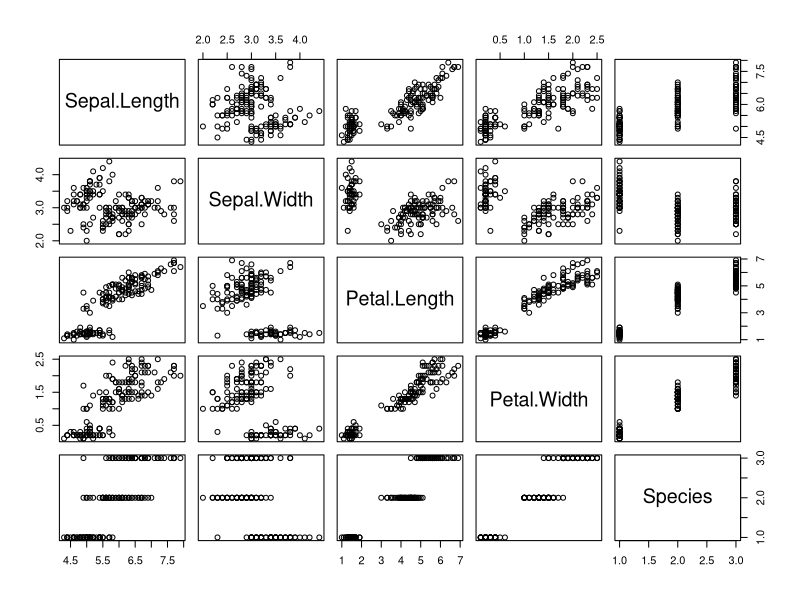
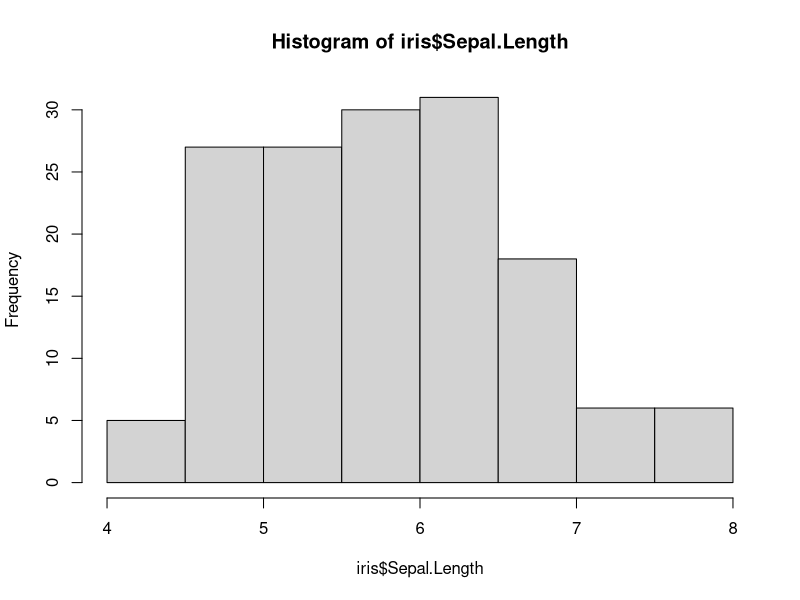
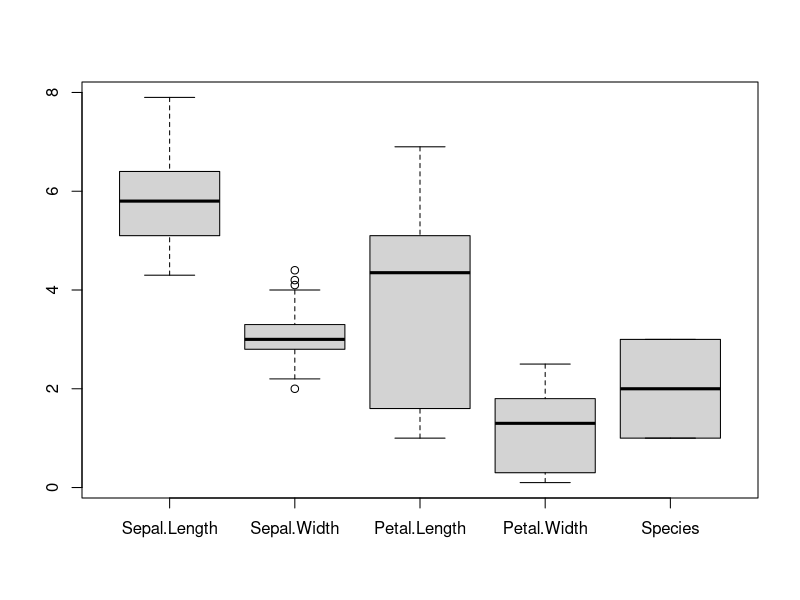
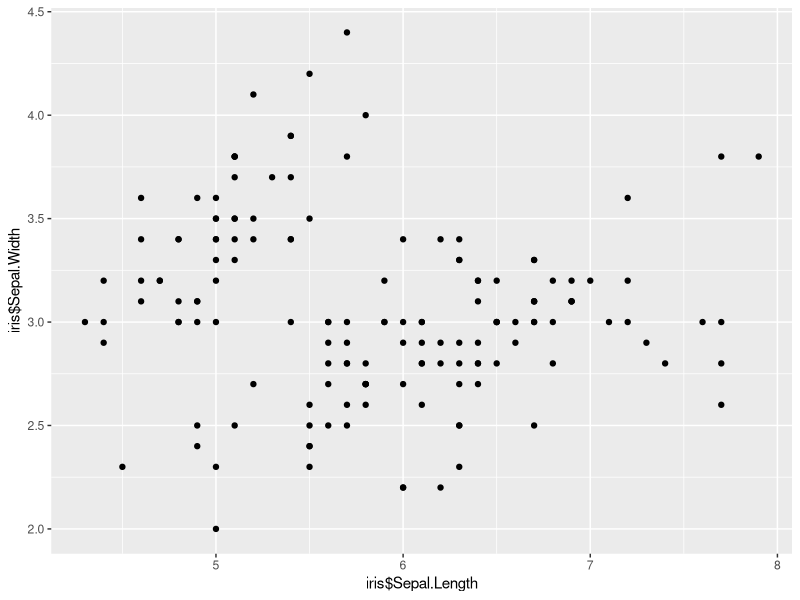
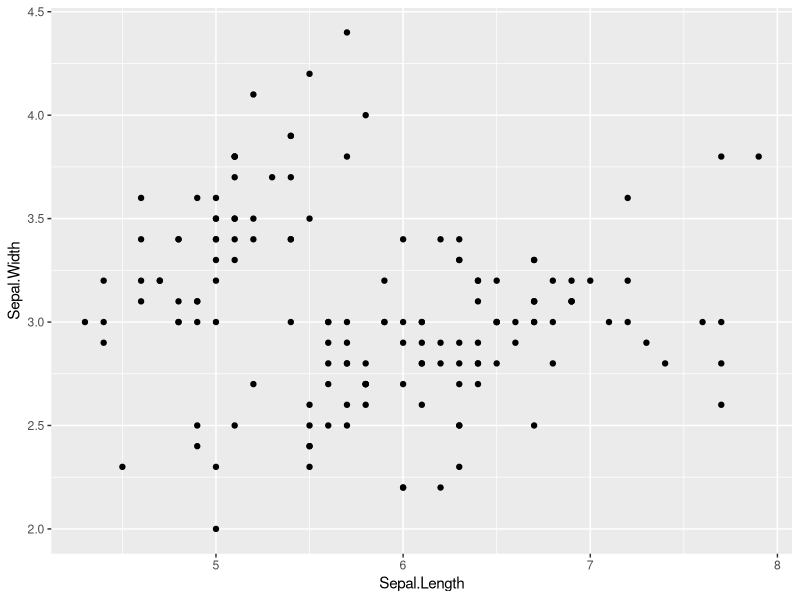
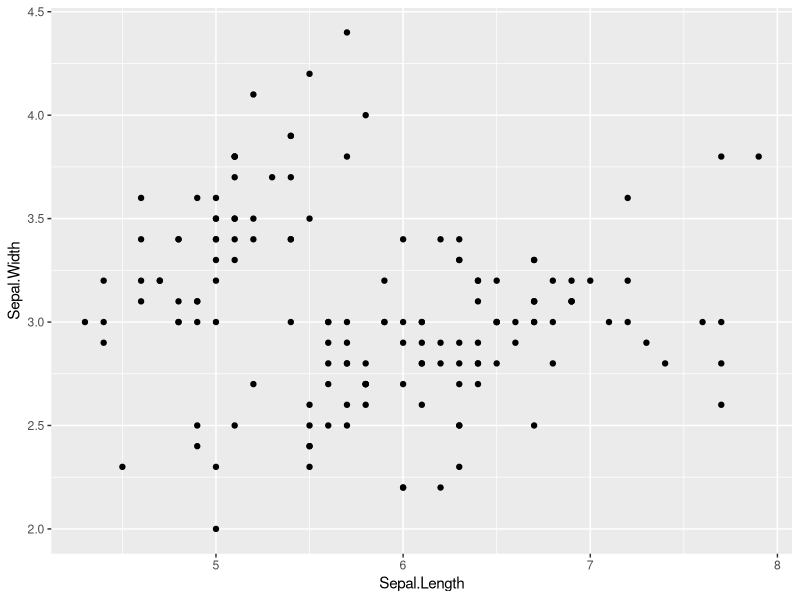
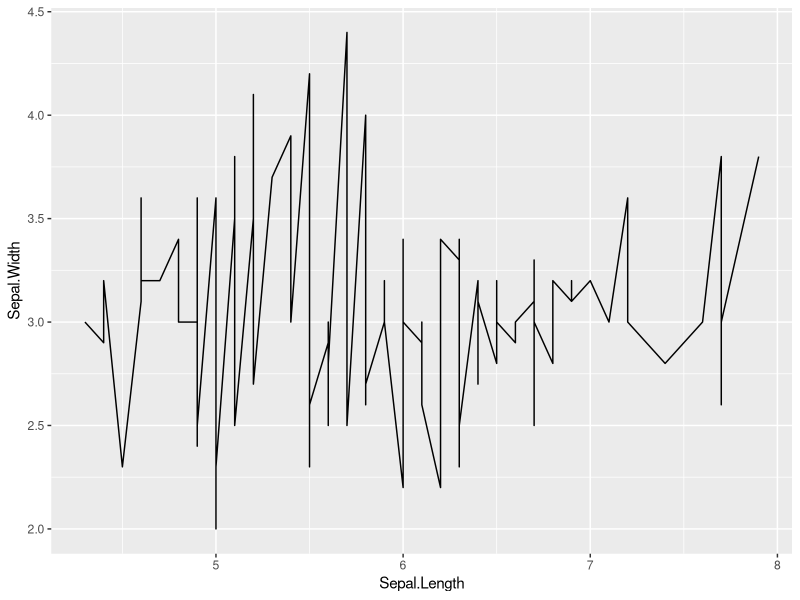
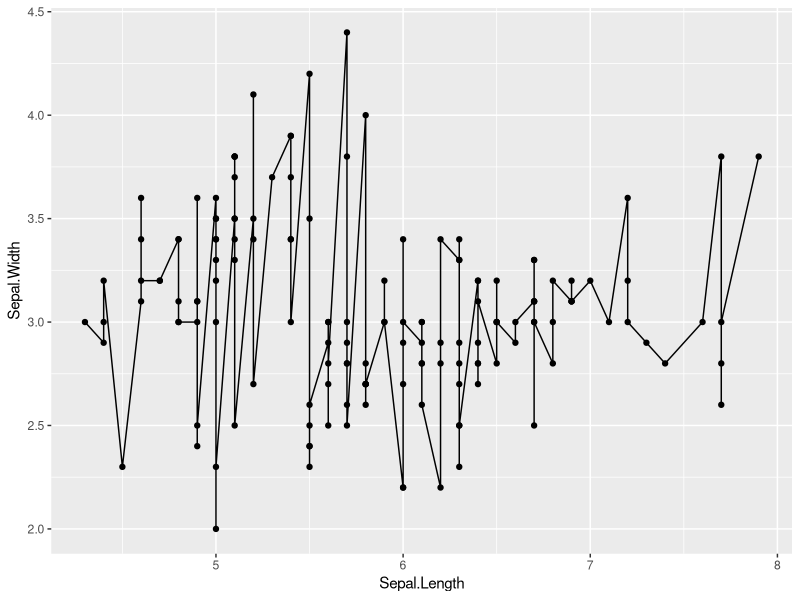

Here is the R script that generated these plots, in order:
## ---- chunk 1
library("knitr")
opts_chunk$set(tidy=TRUE, tidy.opts=list(blank=FALSE, width.cutoff=80))
## ---- chunk 2
# Load the Iris data
data(iris)
plot(iris)
## ---- chunk 3
hist(iris$Sepal.Length)
## ---- chunk 4
boxplot(iris)
## ---- chunk 5
# Load library
library(ggplot2)
# Using the variables directly
qplot(iris$Sepal.Length,iris$Sepal.Width)
## ---- chunk 6
# Can also use a dataframe
qplot(Sepal.Length, Sepal.Width, data=iris)
## ---- chunk 7
# Points
qplot(Sepal.Length, Sepal.Width, data=iris, geom="point")
## ---- chunk 8
# line
qplot(Sepal.Length, Sepal.Width, data=iris, geom="line")
## ---- chunk 9
# Points and line
qplot(Sepal.Length, Sepal.Width, data=iris, geom=c("line","point"))
## ---- chunk 10
# Points and line
qplot(x=Species, y=Sepal.Length, data=iris, geom=c("boxplot","point"))
## ---- chunk 11
# Points and line
qplot(x=Species, y=Sepal.Length, data=iris, geom=c("boxplot","jitter"), color=Sepal.Width)
## ---- chunk 12
# Points and line
qplot(x=Sepal.Width, y=Sepal.Length, data=iris, geom=c("point","smooth"), color=Species, size=Petal.Width, method="lm")
## ---- chunk 13
# Points and line
qplot(x=Sepal.Width, y=Sepal.Length, data=iris, geom=c("point","smooth"), color=Species, size=Petal.Width, method="lm", facets=~Species)
## ---- chunk 14
# Points and line
qplot(x=Sepal.Width, y=Sepal.Length, data=iris, geom=c("point","smooth"), color=Species, size=Petal.Width, method="lm", facets= Species~.)
## ---- chunk 15
# We first load the library
library(reshape2)
# Only display the first few lines
head(iris)
## ---- chunk 16
# We first need to add a column to keep track of the flower
iris$flower_id <- rownames(iris)
# Default options
iris_melted <- melt(iris)
head(iris_melted)
## ---- chunk 17
# We first split that variable to get the columns we need
split_variable <- strsplit(as.character(iris_melted$variable),split="\\.")
# Create two new variables
iris_melted$flower_part <- sapply(split_variable, "[", 1)
iris_melted$measurement_type <- sapply(split_variable, "[", 2)
# Remove the one we don't need anymore
iris_melted$variable <- NULL
head(iris_melted)
## ---- chunk 18
iris_cast <- dcast(iris_melted, formula=flower_id+Species+flower_part~measurement_type)
head(iris_cast)
## ---- chunk 19
# We can now facet by Species and Petal/Sepal
qplot(x=Width, y=Length, data=iris_cast, geom=c("point","smooth"), color=Species, method="lm", facets= flower_part~Species)
## ---- chunk 20
ggplot(data=iris_cast, aes(x=Width, y=Length))+ # Add points and use free scales in the facet
  geom_point()+facet_grid(Species~flower_part, scale="free")+
  # Add a regression line
  geom_smooth(method="lm")+
  # Use the black/white theme and increase the font size
  theme_bw(base_size=24)
## ---- chunk 21
my_plot <- ggplot(data=iris_cast, aes(x=Width, y=Length, shape=flower_part, color=flower_part))+
  # Add points
  geom_point()+facet_grid(~Species)+ geom_smooth(method="lm")
my_plot
## ---- chunk 22
library(ggthemes)
my_plot+theme_excel(base_size=24)
## ---- chunk 23
my_plot+theme_wsj(base_size=18)
## ---- chunk 24
my_plot+
  # Polar coordinate!
  coord_polar()+
  theme(legend.background=element_rect(fill = "pink"), text=element_text(size=24))
